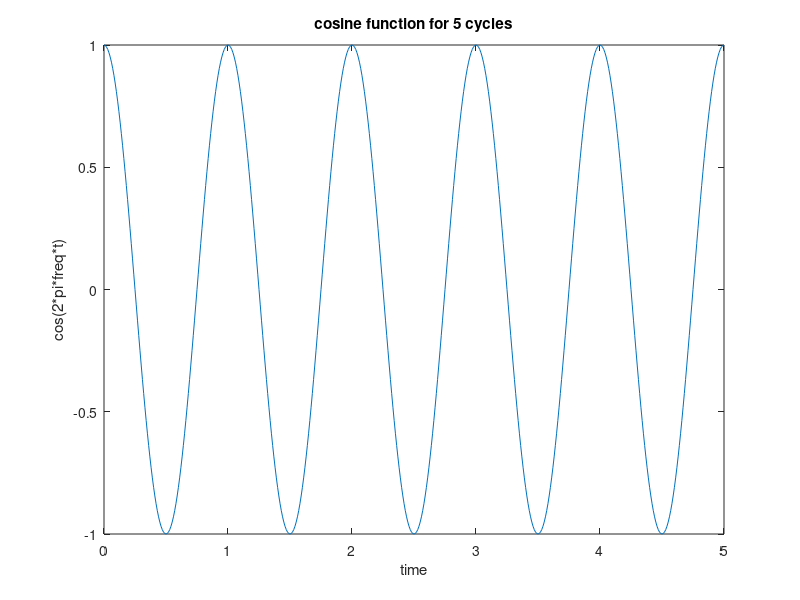
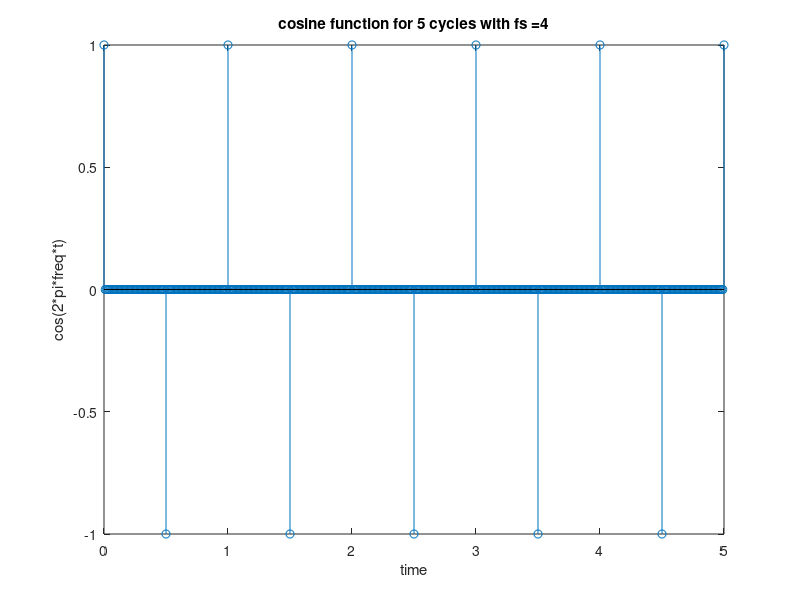
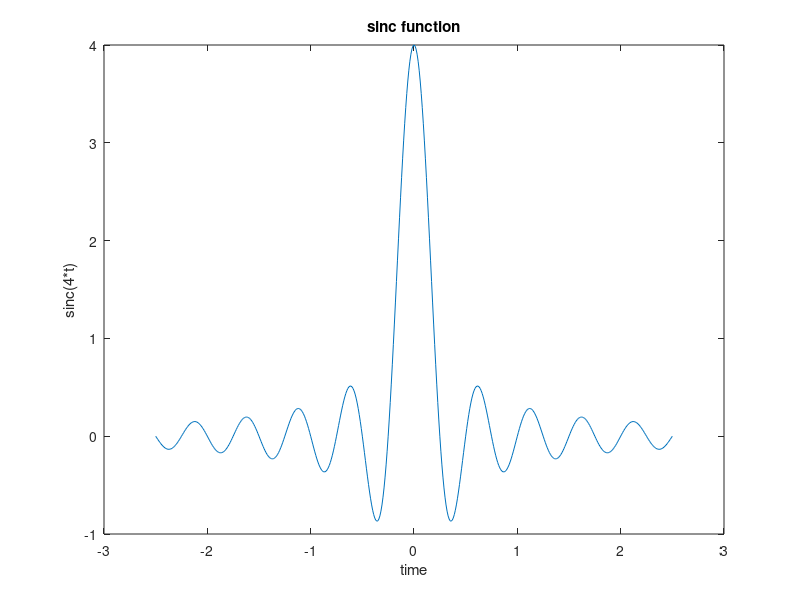
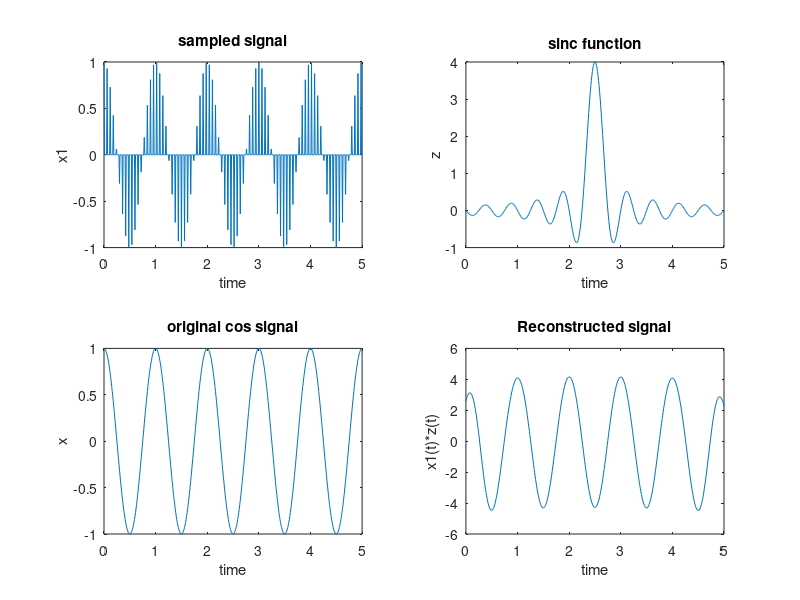

Write the MATLAB code that produced these figures, in order.
% 1.	Assume a continuous time sinusoidal signal with frequency 1 Hz. Since Matlab can only handle discrete sample signals we will assume that the signal having 100 samples per cycle is a continuous time signal. 
% 
% Generic Information related to the signal and its samples may be declared as follows:
% freq=1;
% samples_in_one_cycle=100;
% division_increment=1/samples_in_one_cycle;
% 
% Using the following commands generate the signal for 5 cycles. Next display the signal with respect to time, as a continuous signal in Figure (1).
% x(inc)=cos((2*pi*freq*t));
%     	time(inc)=t;
freq=1;
samples_in_one_cycle=100;
division_increment=1/samples_in_one_cycle;
t=0:division_increment:5
x=cos((2*pi*freq*t));
figure(1)
plot(t,x)
title('cosine function for 5 cycles')
xlabel('time')
ylabel('cos(2*pi*freq*t)')
 
% 2.	Assume that sampling frequency is 4 times the highest frequency in the above generated signal. Only pick appropriate evenly spaced samples, starting from the first sample. The code given below may help you in identifying which samples to pick.
% upper_limit=length(x);
% increment_value=floor((1/sampling_freq)*(1/division_increment));
% 
% Display the sampled signal in Figure(2) along with the time instant from which the signal was picked. 
% 
% NOTE: Please make sure that you insert zeros between the samples so that the continuous time signal “x(t)” and continuous time sampled signal “xp(t)” have the same number of samples in Matlab. 

freq=1;
samples_in_one_cycle=100;
division_increment=1/samples_in_one_cycle;
t=0:1/100:5
x=cos((2*pi*freq*t));
        sampling_freq=4
        x1=zeros(1,length(x))%equalizing the length of two vectors
upper_limit=length(x);
increment_value=floor((1/sampling_freq)*(1/division_increment));
for t1=1:increment_value:upper_limit
    x1(t1)=x(t1)%for particular samples
end
figure(2)
stem(t,x1)
title('cosine function for 5 cycles with fs =4')
xlabel('time')
ylabel('cos(2*pi*freq*t)')
% 
% 3.	Since filtering with a low pass filter in frequency domain means convolution with a sinc in time domain construct a sinc function using the code given below: 
% Using the following commands generate the sinc. Next display the signal with respect to time, as a continuous signal in Figure (3).
% for t=-2.5:division_increment:2.5
%     inc=inc+1;
%     z(inc)=4*sinc(4*t);% In matlab this means sinc(4*pi*t)
% end
% 
% Comment why set amplitude of Sinc to 4? Is it necessary? Also comment why have sinc(4*pi*t)? 
% Ans: Yes, it is necessary. To follow the Nyquist criteria i.e ws>2*wmax. As wmax is 2*pi for given signal.so for sinc it should be 4*pi or greater than that to reconstruct the original signal
freq=1;
samples_in_one_cycle=100;%for taking partcular samples
division_increment=1/samples_in_one_cycle;
t=-2.5:division_increment:2.5;
z=4*sinc(4*t);% In matlab this means sinc(4*pi*t)
figure(3)
plot(t,z)
title('sinc function')
xlabel('time')
ylabel('sinc(4*t)')


% 4.	Convolve sinc with sampled signal. Plot the resultant continuous time reconstructed signal.  
% Display the reconstructed signal with respect to time in Figure (4). Is this signal similar to the starting signal?
freq=1;
samples_in_one_cycle=100;
division_increment=1/samples_in_one_cycle;
T=1/freq;
t1=0:division_increment:5*T;
x_t=cos(2*pi*freq*t1);
sampling_freq=4*freq;
upper_limit=length(x_t);
increment_value=floor((1/sampling_freq)*(1/division_increment));
x_p=zeros(1,501);
for index = 1:501
    r = mod(index,increment_value)
    if r == 0
        x_p(index) = x_t(index);
    else
        x_p(index)=0;
    end    
end
conv_s1=conv(x_p,z);
figure(4)
t2=0:division_increment:2*5*T;
plot(t2,conv_s1)
xlabel('time')
ylabel('amplitude')
% 5.	What happens when sampling frequency is set equal to:
% a.	Signal Frequency
% In this case since Fs= frequency which does not meet the criteria of sampling theorem so original signal will not be rederived at the end which can be seen in the following graphs  
freq=1;
samples_in_one_cycle=100;
division_increment=1/samples_in_one_cycle;
t=-2.5:division_increment:2.5
z=4*sinc(4*t);% In matlab this means sinc(4*pi*t)
t=0:1/100:5
x=cos((2*pi*freq*t));
sampling_freq=1
x1=zeros(1,length(x))%equalizing the length of two vectors
upper_limit=length(x);
increment_value=floor((1/sampling_freq)*(1/division_increment));
for t1=1:increment_value:upper_limit
    x1(t1)=x(t1)%for particular samples
end
subplot(221)
plot(t,x1)
title('sampled signal'),xlabel('time'),ylabel('x1')
subplot(222)
plot(t,z)
title('sinc function'),xlabel('time'),ylabel('z')
subplot(223)
plot(t,x)
title('original cos signal'),xlabel('time'),ylabel('x')
subplot(224)
t=-2.5:division_increment:7.5
y=(conv(x1,z))/4
plot(t,y)
xlim([0,5])
title('Reconstructed signal')
xlabel('time')
ylabel('x1(t)*z(t)')

% b.	8 times the signal frequency
% In this case since Fs= 8*frequency which meets the criteria of sampling theorem  because minimum value should be 2*freq, so original signal will n be retrieved at the end which can be seen in the following graphs  
freq=1;
samples_in_one_cycle=100;
division_increment=1/samples_in_one_cycle;
t=-2.5:division_increment:2.5
z=4*sinc(4*t);% In matlab this means sinc(4*pi*t)
t=0:1/100:5
x=cos((2*pi*freq*t));
sampling_freq=8
x1=zeros(1,length(x))%equalizing the length of two vectors
upper_limit=length(x);
increment_value=floor((1/sampling_freq)*(1/division_increment));
for t1=1:increment_value:upper_limit
    x1(t1)=x(t1)%for particular samples
end
subplot(221)
plot(t,x1)
title('sampled signal'),xlabel('time'),ylabel('x1')
subplot(222)
plot(t,z)
title('sinc function'),xlabel('time'),ylabel('z')
subplot(223)
plot(t,x)
title('original cos signal'),xlabel('time'),ylabel('x')
subplot(224)
t=-2.5:division_increment:7.5
y=(conv(x1,z))/4
plot(t,y)
xlim([0,5])
title('Reconstructed signal')
xlabel('time')
ylabel('x1(t)*z(t)')

% 
% c.	16 times the signal frequency.
% 6.	In this case since Fs= 16*frequency which meets the criteria of sampling theorem  because minimum value should be 2*freq, so original signal will n be retrieved at the end which can be seen in the following graphs  
% 
% 
% 
% 
freq=1;
samples_in_one_cycle=100;
division_increment=1/samples_in_one_cycle;
t=-2.5:division_increment:2.5
z=4*sinc(4*t);% In matlab this means sinc(4*pi*t)
t=0:1/100:5
x=cos((2*pi*freq*t));
sampling_freq=16
x1=zeros(1,length(x))%equalizing the length of two vectors
upper_limit=length(x);
increment_value=floor((1/sampling_freq)*(1/division_increment));
for t1=1:increment_value:upper_limit
    x1(t1)=x(t1)%for particular samples
end
subplot(221)
plot(t,x1)
title('sampled signal'),xlabel('time'),ylabel('x1')
subplot(222)
plot(t,z)
title('sinc function'),xlabel('time'),ylabel('z')
subplot(223)
plot(t,x)
title('original cos signal'),xlabel('time'),ylabel('x')
subplot(224)
t=-2.5:division_increment:7.5
y=(conv(x1,z))/4
plot(t,y)
xlim([0,5])
title('Reconstructed signal')
xlabel('time')
ylabel('x1(t)*z(t)')



















